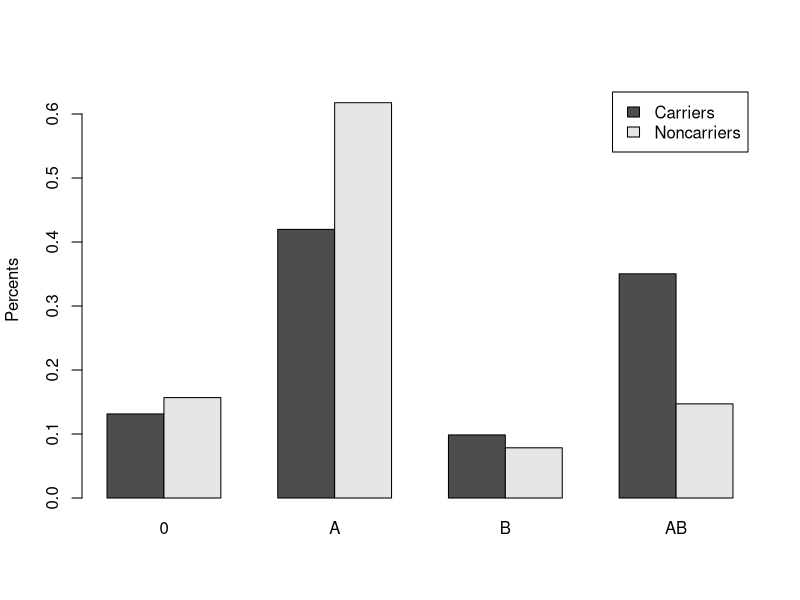

This chart was generated by the following R code:
## ---- chunk 1
children <- read.csv("Children.csv", header = TRUE)
infants <- read.csv("Infants.csv", header = TRUE)
adults <- read.csv("adults.csv", header = TRUE)

## ---- chunk 2
modelchildren <- lm(Volume~Weight, data = children)
modelinfants <- lm(Volume~Weight, data = infants)
modeladults <- lm(Volume~Weight, data = adults)


## ---- chunk 3
summary(modelchildren)
## ---- chunk 4
summary(modelinfants)
## ---- chunk 5
summary(modeladults)
## ---- chunk 6
ci <- matrix(c(72,230,54,192,16,63,8,15), ncol=4, byrow=TRUE)

rownames(ci) <- c("Carriers", "Noncarriers")

colnames(ci) <- c("0","A","B","AB")

## ---- chunk 7

ci<- as.table(ci)

chi <- chisq.test(ci)

chi$expected 

chi

## ---- chunk 8
rowsum <- rowSums (ci, na.rm = FALSE, dims = 1)

barplot(ci/rowsum, ylim = c(0,0.65), ylab = "Percents", beside = TRUE, legend = TRUE)

